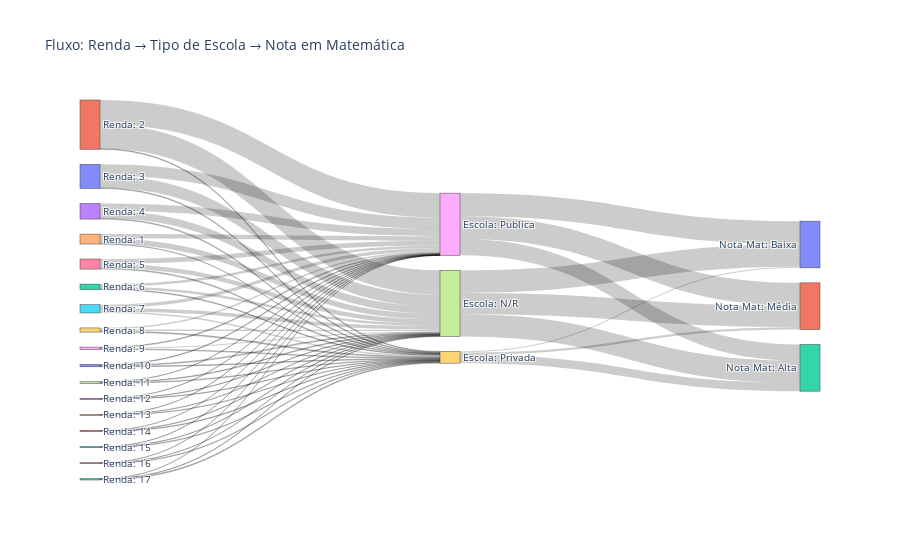

The code cell stored with this chart in its notebook:
### Markdown cell above
### 7.6 Sankey (fluxo dos dados): Renda → Escola → Nota em Matemática

### Code cell
# Usa apenas colunas relevantes
df_sankey = df_bn[['Renda', 'Escola', 'Nota_Matematica']].dropna().copy()

# Converte tudo para string (plotly gosta de labels texto)
df_sankey['Renda_str'] = 'Renda: ' + df_sankey['Renda'].astype(int).astype(str)
df_sankey['Escola_str'] = 'Escola: ' + df_sankey['Escola'].astype(str)
df_sankey['Nota_str'] = 'Nota Mat: ' + df_sankey['Nota_Matematica'].astype(str)

# Lista de todos os nós (labels)
labels = list(
    pd.unique(
        pd.concat([df_sankey['Renda_str'], df_sankey['Escola_str'], df_sankey['Nota_str']])
    )
)

label_to_idx = {lab: i for i, lab in enumerate(labels)}

# Fluxo Renda → Escola
links_RE = (
    df_sankey
    .groupby(['Renda_str', 'Escola_str'])
    .size()
    .reset_index(name='count')
)

# Fluxo Escola → Nota
links_EN = (
    df_sankey
    .groupby(['Escola_str', 'Nota_str'])
    .size()
    .reset_index(name='count')
)

# Monta listas source/target/value
source = []
target = []
value  = []

# Renda → Escola
for _, row in links_RE.iterrows():
    source.append(label_to_idx[row['Renda_str']])
    target.append(label_to_idx[row['Escola_str']])
    value.append(row['count'])

# Escola → Nota
for _, row in links_EN.iterrows():
    source.append(label_to_idx[row['Escola_str']])
    target.append(label_to_idx[row['Nota_str']])
    value.append(row['count'])

fig = go.Figure(data=[go.Sankey(
    node=dict(
        pad=15,
        thickness=20,
        line=dict(width=0.5),
        label=labels,
    ),
    link=dict(
        source=source,
        target=target,
        value=value,
    )
)])

fig.update_layout(
    title_text="Fluxo: Renda → Tipo de Escola → Nota em Matemática",
    font_size=10
)
fig.show()

### Figure 1 — Plotly figure (JSON) as saved in the notebook; plotly's stock layout.template omitted (floating-point values rounded to 4 significant figures)
{"data": [{"link": {"source": [4, 4, 4, 10, 10, 10, 7, 7, 7, 13, 13, 13, 14, 14, 14, 11, 11, 11, 15, 15, 15, 16, 16, 16, 12, 12, 12, 1, 1, 1, 0, 0, 0, 3, 3, 3, 6, 6, 6, 2, 2, 2, 5, 5, 5, 9, 9, 9, 8, 8, 8, 17, 17, 17, 19, 19, 19, 18, 18, 18], "target": [17, 19, 18, 17, 19, 18, 17, 19, 18, 17, 19, 18, 17, 19, 18, 17, 19, 18, 17, 19, 18, 17, 19, 18, 17, 19, 18, 17, 19, 18, 17, 19, 18, 17, 19, 18, 17, 19, 18, 17, 19, 18, 17, 19, 18, 17, 19, 18, 17, 19, 18, 22, 20, 21, 22, 20, 21, 22, 20, 21], "value": [36282, 636, 30022, 6147, 4602, 4006, 4328, 4290, 2384, 2869, 3015, 1439, 2613, 2685, 1176, 3038, 3541, 1088, 2789, 3792, 818, 2424, 3905, 531, 2515, 5729, 468, 162751, 4873, 164969, 81594, 5053, 76367, 49720, 5754, 49899, 30164, 5897, 31877, 16178, 4563, 17116, 23646, 9498, 22522, 11536, 6658, 9742, 7009, 4652, 5216, 148745, 152329, 144529, 56153, 6900, 16090, 109876, 155727, 154037]}, "node": {"label": ["Renda: 3", "Renda: 2", "Renda: 6", "Renda: 4", "Renda: 1", "Renda: 7", "Renda: 5", "Renda: 11", "Renda: 9", "Renda: 8", "Renda: 10", "Renda: 14", "Renda: 17", "Renda: 12", "Renda: 13", "Renda: 15", "Renda: 16", "Escola: N/R", "Escola: Publica", "Escola: Privada", "Nota Mat: Baixa", "Nota Mat: Média", "Nota Mat: Alta"], "line": {"width": 0.5}, "pad": 15, "thickness": 20}, "type": "sankey"}], "layout": {"font": {"size": 10}, "title": {"text": "Fluxo: Renda → Tipo de Escola → Nota em Matemática"}}}
